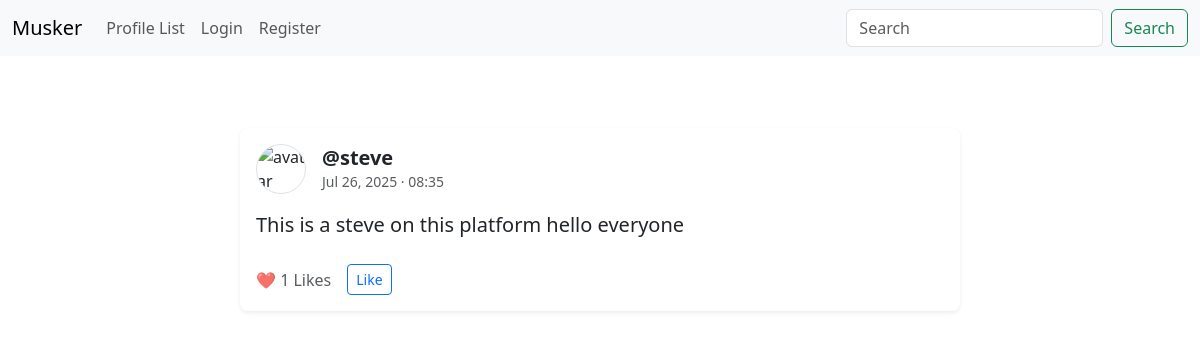
Screenshot of /meep_show/3 with the database file from the repository.
### musk/models.py (models this page shows, shortened)
class Meep(models.Model):
    user = models.ForeignKey(
        User,related_name="meeps",
        on_delete = models.DO_NOTHING
    )
    body = models.CharField(max_length = 1000)
    created_at = models.DateTimeField(auto_now_add=True)
    likes = models.ManyToManyField(User,related_name='meep_like',blank=True)
    def number_of_likes(self):
        return self.likes.count()

### musk/views.py (the view)
# urls.py: path('meep_show/<int:pk>', views.meep_show, name = "meep_show"),
def meep_show(request,pk):
    meep = get_object_or_404(Meep,id = pk)
    if meep:
        return render(request,"show_meep.html", {'meep' : meep})
    else:
        messages.success(request,"That meep does not exists")
        return redirect('home')

### templates/show_meep.html
{% extends 'base.html' %}
{% load static %}
{% block content %}
<div class="container mt-5">
    <div class="row justify-content-center">
        <div class="col-lg-8 col-md-10">
            {% if meep %}
            <div class="card shadow-sm border-0 rounded-3">
                <div class="card-body">
                    <div class="d-flex justify-content-between align-items-center mb-3">
                        <div class="d-flex align-items-center">
                            {% if meep.user.profile.profile_image %}
                                <img src="{{ meep.user.profile.profile_image.url }}" alt="avatar"
                                    class="rounded-circle me-3 border" width="50" height="50">
                            {% else %}
                                <img src="{% static 'default-avatar.png' %}" alt="avatar"
                                    class="rounded-circle me-3 border" width="50" height="50">
                            {% endif %}
                            <div>
                                <a href="{% url 'profile' meep.user.id %}"
                                   class="fw-bold text-decoration-none text-dark h5 mb-0">
                                    @{{ meep.user.username }}
                                </a>
                                <div class="text-muted small">
                                    {{ meep.created_at|date:"M d, Y · H:i" }}
                                </div>
                            </div>
                        </div>
                    </div>
                    <p class="fs-5 mb-4">{{ meep.body }}</p>
                    <div class="d-flex align-items-center">
                        <span class="me-3 text-muted">
                            ❤️ {{ meep.number_of_likes }} Likes
                        </span>
                        {% if user in meep.likes.all %}
                            <a href="{% url 'meep_like' meep.id %}" class="btn btn-sm btn-outline-danger">Unlike</a>
                        {% else %}
                            <a href="{% url 'meep_like' meep.id %}" class="btn btn-sm btn-outline-primary">Like</a>
                        {% endif %}
                    </div>
                </div>
            </div>
            {% else %}
            <div class="alert alert-info text-center shadow-sm rounded-3">
                <i class="bi bi-info-circle me-2"></i>
                No meeps to show. Unable to fetch meep!
            </div>
            {% endif %}
        </div>
    </div>
</div>
{% endblock %}

### rows the page displays
Meep: user.username "steve", created_at "Jul 26, 2025 · 08:35", body "This is a steve on this platform hello everyone", number_of_likes "1"
